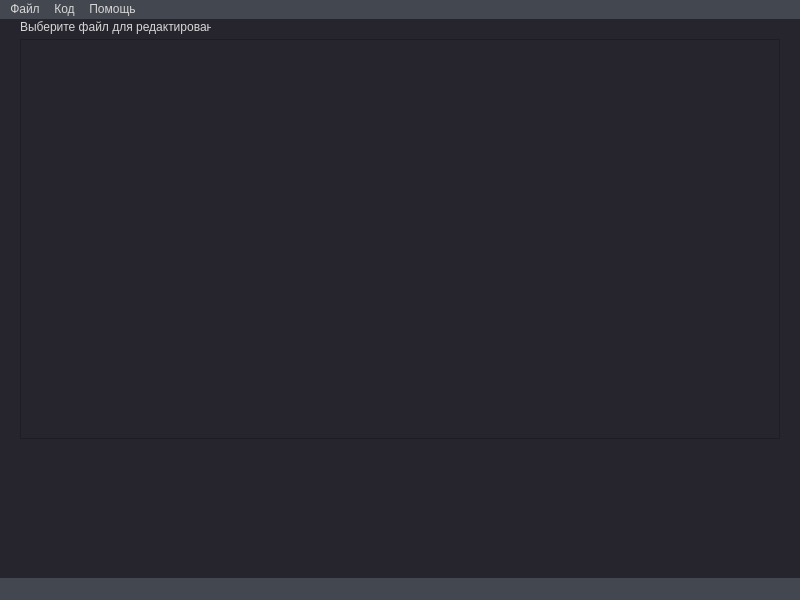
<?xml version="1.0" encoding="UTF-8"?>
<ui version="4.0">
 <class>MainWindow</class>
 <widget class="QMainWindow" name="MainWindow">
  <property name="geometry">
   <rect>
    <x>0</x>
    <y>0</y>
    <width>800</width>
    <height>600</height>
   </rect>
  </property>
  <property name="sizePolicy">
   <sizepolicy hsizetype="Expanding" vsizetype="Expanding">
    <horstretch>0</horstretch>
    <verstretch>0</verstretch>
   </sizepolicy>
  </property>
  <property name="windowTitle">
   <string>Yo Code</string>
  </property>
  <property name="styleSheet">
   <string notr="true">background-color: rgb(38, 37, 45);</string>
  </property>
  <widget class="QWidget" name="centralwidget">
   <widget class="QTextEdit" name="CodeArea">
    <property name="geometry">
     <rect>
      <x>20</x>
      <y>20</y>
      <width>760</width>
      <height>400</height>
     </rect>
    </property>
    <property name="sizePolicy">
     <sizepolicy hsizetype="Expanding" vsizetype="Expanding">
      <horstretch>0</horstretch>
      <verstretch>0</verstretch>
     </sizepolicy>
    </property>
    <property name="maximumSize">
     <size>
      <width>3200</width>
      <height>3200</height>
     </size>
    </property>
    <property name="font">
     <font>
      <family>PSG-rounded</family>
      <pointsize>15</pointsize>
     </font>
    </property>
    <property name="styleSheet">
     <string notr="true">border-width: 12;
border-color: #a0a0a4;</string>
    </property>
    <property name="acceptRichText">
     <bool>true</bool>
    </property>
   </widget>
   <widget class="QLabel" name="filename">
    <property name="geometry">
     <rect>
      <x>20</x>
      <y>0</y>
      <width>191</width>
      <height>16</height>
     </rect>
    </property>
    <property name="styleSheet">
     <string notr="true">color: rgb(215, 215, 215);</string>
    </property>
    <property name="text">
     <string>Выберите файл для редактирования</string>
    </property>
   </widget>
  </widget>
  <widget class="QMenuBar" name="menubar">
   <property name="geometry">
    <rect>
     <x>0</x>
     <y>0</y>
     <width>800</width>
     <height>21</height>
    </rect>
   </property>
   <property name="autoFillBackground">
    <bool>false</bool>
   </property>
   <property name="styleSheet">
    <string notr="true">background-color: #434750;
color: #d7d7d7;</string>
   </property>
   <widget class="QMenu" name="file">
    <property name="title">
     <string>Файл</string>
    </property>
    <addaction name="open_button"/>
    <addaction name="save_button"/>
    <addaction name="separator"/>
    <addaction name="exit_button"/>
   </widget>
   <widget class="QMenu" name="code">
    <property name="title">
     <string>Код</string>
    </property>
    <addaction name="build_button"/>
    <addaction name="build_and_run_button"/>
   </widget>
   <widget class="QMenu" name="help">
    <property name="title">
     <string>Помощь</string>
    </property>
   </widget>
   <addaction name="file"/>
   <addaction name="code"/>
   <addaction name="help"/>
  </widget>
  <widget class="QStatusBar" name="statusbar">
   <property name="styleSheet">
    <string notr="true">background-color: #434750;</string>
   </property>
  </widget>
  <action name="open_button">
   <property name="text">
    <string>Открыть</string>
   </property>
  </action>
  <action name="create">
   <property name="text">
    <string>Создать</string>
   </property>
  </action>
  <action name="save_as">
   <property name="text">
    <string>Сохранить как</string>
   </property>
  </action>
  <action name="save_button">
   <property name="text">
    <string>Сохранить</string>
   </property>
  </action>
  <action name="exit_button">
   <property name="text">
    <string>Выход</string>
   </property>
  </action>
  <action name="build_button">
   <property name="text">
    <string>Собрать</string>
   </property>
  </action>
  <action name="build_and_run_button">
   <property name="text">
    <string>Собрать и запустить</string>
   </property>
  </action>
 </widget>
 <resources/>
 <connections/>
</ui>
